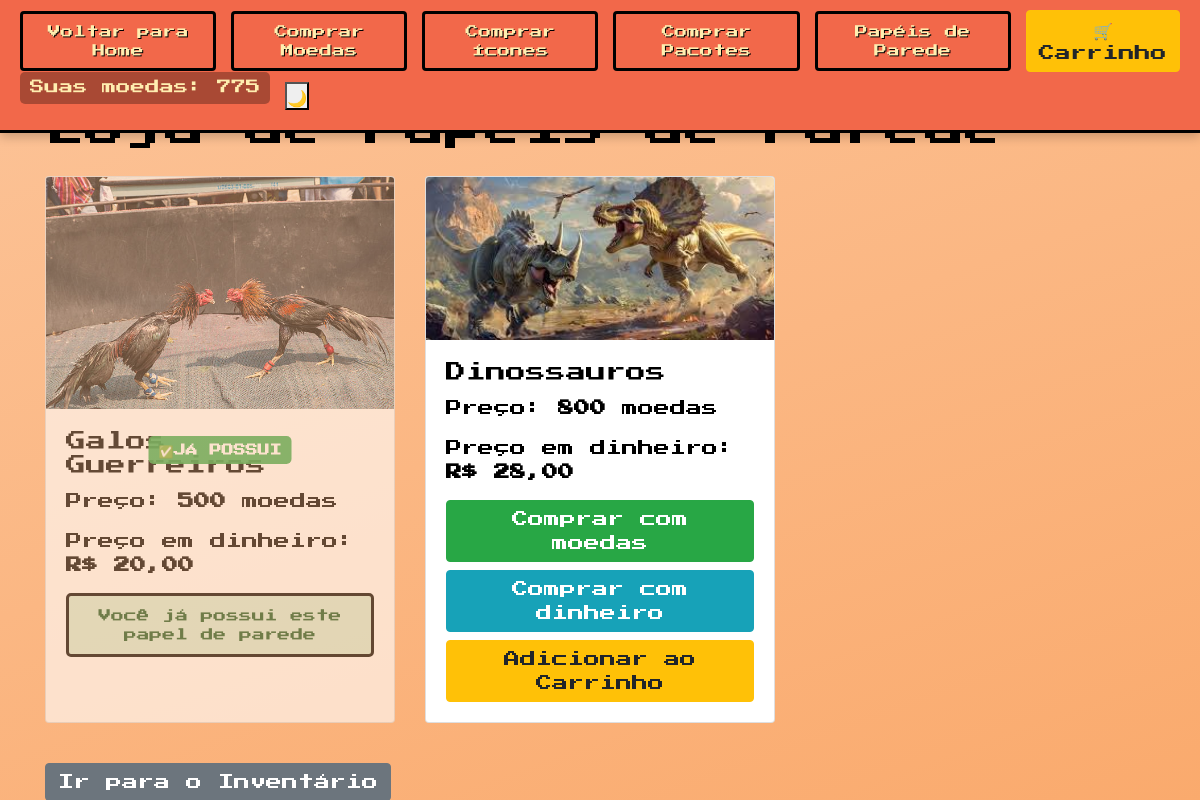
The page /View/LojaPapelParede.php (signed in) on the database its author committed.
### tables this page shows
CREATE TABLE `usuario` (
  `id` int(11) NOT NULL,
  `nome` varchar(100) NOT NULL,
  `email` varchar(200) NOT NULL,
  `senha` varchar(40) NOT NULL,
  `coin` int(11) NOT NULL DEFAULT 0,
  `id_icone_perfil` int(11) DEFAULT NULL,
  `id_papel_fundo` int(11) DEFAULT NULL
);

CREATE TABLE `papel_fundo` (
  `id` int(11) NOT NULL,
  `nome` varchar(255) NOT NULL,
  `path` varchar(255) NOT NULL,
  `preco` int(11) NOT NULL,
  `preco_dinheiro` decimal(10,2) NOT NULL
);

### Model/BancoDeDados.php (called while the page is built, shortened)
<?php
class BancoDeDados
{
    private static $instance = null;
    private $connection;
    private function __construct($host, $user, $password, $database)
    {
        $this->host = $host;
        $this->user = $user;
        $this->password = $password;
        $this->database = $database;
        $this->connection = mysqli_connect($this->host, $this->user, $this->password, $this->database);
    }
    public static function getInstance($host = 'localhost', $user = 'root', $password = '', $database = 'banco')
    {
        if (self::$instance === null) {
            self::$instance = new BancoDeDados($host, $user, $password, $database);
        }
        return self::$instance;
    }
    public function getConnection()
    {
        return $this->connection;
    }
    public function getUserById($id)
    {
        $conn = $this->getConnection();
        $sql = "SELECT id, nome, senha, email, coin FROM usuario WHERE id = " . $id;
        $result = $conn->query($sql);
        if ($result->num_rows > 0) {
            $user = $result->fetch_assoc();
        } else {
            $user = null;
        }
        return $user;
    }
}

### Controller/ControllerPapelParede.php (called while the page is built, shortened)
<?php
require_once __DIR__ . '/../Model/BancoDeDados.php';
require_once __DIR__ . '/../Model/PapelParede.php';
class ControllerPapelParede {
    private $db;
    public function __construct() {
        $this->db = BancoDeDados::getInstance();
    }
    public function listarTodos() {
        $conn = $this->db->getConnection();
        $result = $conn->query('SELECT * FROM papel_fundo');
        $papeis = [];
        while ($row = $result->fetch_assoc()) {
            $papeis[] = PapelParede::factory($row);
        }
        return $papeis;
    }
    public function getPapeisUsuario($idUsuario) {
        $conn = $this->db->getConnection();
        $stmt = $conn->prepare('SELECT id_papel FROM papel_fundo_usuario WHERE id_usuario = ?');
        $stmt->bind_param('i', $idUsuario);
        $stmt->execute();
        $result = $stmt->get_result();
        $ids = [];
        while ($row = $result->fetch_assoc()) {
            $ids[] = $row['id_papel'];
        }
        return $ids;
    }
}

### Controller/ControllerUsuario.php (called while the page is built, shortened)
<?php
require_once(__DIR__ . "/../Model/BancoDeDados.php");
require_once(__DIR__ . "/../Model/Usuario.php");
class ControllerUsuario
{
    private $database;
    public function __construct()
    {
        $this->database = BancoDeDados::getInstance("127.0.0.1", "root", "", "banco");
    }
    public function readUser($id)
{
    $row = $this->database->getUserById($id);
    if ($row) {
        return new Usuario($row['id'], $row['nome'], $row['email'], $row['senha'], $row['coin']);
    }
    return null;
}
}

### Model/Usuario.php (called while the page is built, shortened)
<?php
class Usuario {
    private $coin;
    public function __construct($id, $nome, $email, $senha, $coin = 0) {
        $this->coin = $coin;
    }
    public function getCoin() {
        return $this->coin;
    }
}

### Model/PapelParede.php (called while the page is built, shortened)
<?php
class PapelParede {
    private $id;
    private $nome;
    private $path;
    private $preco;
    private $preco_dinheiro;
    public function __construct($id, $nome, $path, $preco, $preco_dinheiro) {
        $this->id = $id;
        $this->nome = $nome;
        $this->path = $path;
        $this->preco = $preco;
        $this->preco_dinheiro = $preco_dinheiro;
    }
    public function getId() { return $this->id; }
    public function getNome() { return $this->nome; }
    public function getPath() { return $this->path; }
    public function getPreco() { return $this->preco; }
    public function getPrecoDinheiro() { return $this->preco_dinheiro; }
    public static function factory(array $data) {
        return new self(
            $data['id'] ?? null,
            $data['nome'] ?? null,
            $data['path'] ?? null,
            $data['preco'] ?? null,
            $data['preco_dinheiro'] ?? null
        );
    }
}

### View/LojaPapelParede.php (the view, shortened to what this page needs)
<?php
require_once __DIR__ . '/../Controller/ControllerPapelParede.php';
require_once __DIR__ . '/../Controller/ControllerUsuario.php';
$idUsuario = $_SESSION['id'] ?? null;
$controller = new ControllerPapelParede();
$controllerUsuario = new ControllerUsuario();
$papeis = $controller->listarTodos();
$papeisUsuario = $idUsuario ? $controller->getPapeisUsuario($idUsuario) : [];
$user = $idUsuario ? $controllerUsuario->readUser($idUsuario) : null;
?>
<!DOCTYPE html>
<html lang="pt-br">
<head>
    <link rel="stylesheet" href="https://stackpath.bootstrapcdn.com/bootstrap/4.5.2/css/bootstrap.min.css">
    <link rel="stylesheet" href="../Assets/loja.css">
</head>
<body>
    <nav class="navbar">
        <div class="nav-left">
            <a href="Home.php" class="btn btn-primary">Voltar para Home</a>
            <a href="LojaMoedas.php" class="btn btn-primary">Comprar Moedas</a>
            <a href="LojaIcone.php" class="btn btn-primary">Comprar Ícones</a>
            <a href="LojaPacote.php" class="btn btn-primary"> Comprar Pacotes</a>
            <a href="LojaPapelParede.php" class="btn btn-primary">Papéis de Parede</a>
            <a href="Carrinho.php" class="btn btn-warning">🛒 Carrinho</a>
        </div>
        <div class="nav-right">
            <p class="user-coins">Suas moedas: <?php echo $user ? $user->getCoin() : 0; ?></p>
            <button class="theme-toggle" onclick="toggleTheme()">🌙</button>
        </div>
    </nav>
    <div class="container mt-4">
        <h1 class="mb-4">Loja de Papéis de Parede</h1>
        <div class="row">
            <?php foreach ($papeis as $papel): ?>
                <?php $jaPossui = in_array($papel->getId(), $papeisUsuario); ?>
                <div class="col-md-4 mb-4">
                    <div class="card h-100 papel-item <?php if($jaPossui) echo 'item-possui'; ?>">
                        <img src="<?= $papel->getPath() ?>" class="card-img-top" alt="<?= $papel->getNome() ?>">
                        <div class="card-body">
                            <h5 class="card-title"><?= $papel->getNome() ?></h5>
                            <p class="card-text">Preço: <b><?= $papel->getPreco() ?></b> moedas</p>
                            <p class="card-text">Preço em dinheiro: <b>R$ <?= number_format($papel->getPrecoDinheiro(),2,',','.') ?></b></p>
                            <?php if ($jaPossui): ?>
                                <div class="alert alert-success text-center">Você já possui este papel de parede</div>
                            <?php else: ?>
                                <form method="post" action="../Processamento/ProcessPapelParede.php" class="mb-2">
                                    <button type="submit" name="comprar_moedas" class="btn btn-success btn-block mb-2">Comprar com moedas</button>
                                    <button type="submit" name="comprar_dinheiro" class="btn btn-info btn-block">Comprar com dinheiro</button>
                                </form>
                                <form method="post" action="../Processamento/ProcessCarrinho.php">
                                    <button type="submit" name="adicionar_carrinho" class="btn btn-warning btn-block">Adicionar ao Carrinho</button>
                                </form>
                            <?php endif; ?>
                        </div>
                    </div>
                </div>
            <?php endforeach; ?>
        </div>
        <a href="Inventario.php" class="btn btn-secondary mt-3">Ir para o Inventário</a>
    </div>
</body>
</html>

### Assets/loja.css (style rules this page uses)
:root { --color1: #FCC499; --color2: #FAAA6D; --color3: #419EAE; --color4: #FFEEB0; --color5: #F2684A; --color6: #000000; --dark: #000000; --retro-border: 3px solid var(--color6); }
* { box-sizing: border-box; margin: 0; padding: 0; }
body { font-family: 'Press Start 2P', cursive; background: linear-gradient(160deg, var(--color1) 0%, var(--color2) 100%); min-height: 100vh; color: var(--color6); padding-top: 80px; }
.navbar { width: 100%; background: var(--color5); padding: 10px 20px; display: flex; justify-content: space-between; align-items: center; position: fixed; top: 0; left: 0; z-index: 1000; border-bottom: var(--retro-border); box-shadow: 0 4px 10px rgba(0, 0, 0, 0.2); }
.nav-left, .nav-right { display: flex; align-items: center; gap: 15px; }
.btn-primary { background: var(--color5); border: var(--retro-border); color: var(--color4); padding: 8px 15px; font-size: 0.8rem; transition: all 0.2s ease; text-shadow: 1px 1px 0 var(--color6); }
.user-coins { font-size: 0.9rem; color: var(--color4); background: rgba(0, 0, 0, 0.3); padding: 5px 10px; border-radius: 5px; }
.alert { padding: 10px; border: var(--retro-border); border-radius: 5px; margin: 10px 0; font-size: 0.8rem; }

### View/LojaPapelParede.php (style rules this page uses)
.item-possui { opacity: 0.6; position: relative; }
.item-possui::after { content: "\2705 JÁ POSSUI"; position: absolute; top: 50%; left: 50%; transform: translate(-50%, -50%); background: rgba(40, 167, 69, 0.9); color: white; padding: 5px 10px; border-radius: 5px; font-weight: bold; font-size: 12px; }

### rows shown on the page
usuario: coin "775"
papel_fundo: path (picture), nome "Galos Guerreiros", preco "500", preco_dinheiro "20,00", shows "Você já possui este papel de parede"
papel_fundo: path (picture), nome "Dinossauros", preco "800", preco_dinheiro "28,00"
